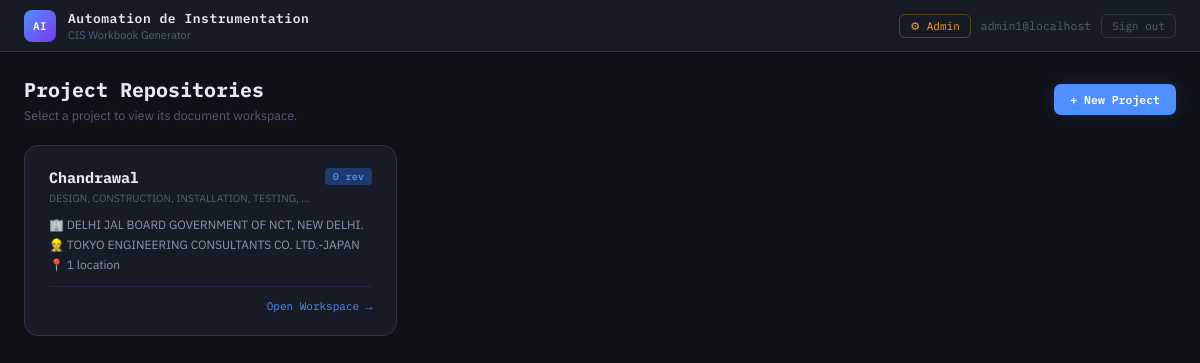
The page / (signed in) on the database its author committed.
### models.py (models this page shows, shortened)
class User(UserMixin, db.Model):
    __tablename__ = "users"
    id            = db.Column(db.Integer,     primary_key=True)
    username      = db.Column(db.String(64),  unique=True, nullable=False, index=True)
    email         = db.Column(db.String(120), unique=True, nullable=False, index=True)
    password_hash = db.Column(db.String(256), nullable=False)
    role          = db.Column(db.String(16),  nullable=False, default="user")
    is_active     = db.Column(db.Boolean,     nullable=False, default=True)
    created_at    = db.Column(db.DateTime,    default=lambda: datetime.now(timezone.utc))
    last_login    = db.Column(db.DateTime,    nullable=True)
    revisions = db.relationship("DocumentRevision", backref="author", lazy=True)
    @property
    def is_admin(self) -> bool:
        return self.role == "admin"

class Project(db.Model):
    __tablename__ = "projects"
    id         = db.Column(db.Integer,     primary_key=True)
    name       = db.Column(db.String(150), unique=True, nullable=False)
    nickname   = db.Column(db.String(40),  nullable=True)   # short display name
    client     = db.Column(db.String(150), nullable=False)
    consultant = db.Column(db.String(150), nullable=True)
    location   = db.Column(db.String(150), nullable=True)   # legacy field — kept for old rows
    created_at = db.Column(db.DateTime,    default=lambda: datetime.now(timezone.utc))
    locations = db.relationship(
        "ProjectLocation",
        backref="project",
        lazy=True,
        cascade="all, delete-orphan",
        order_by="ProjectLocation.name",
    )
    revisions = db.relationship(
        "DocumentRevision",
        backref="project",
        lazy=True,
        cascade="all, delete-orphan",
    )
    @property
    def display_name(self) -> str:
        return self.nickname.strip() if self.nickname and self.nickname.strip() else self.name

### app.py (the view)
@cis_bp.route("/")
@login_required
def index():
    projects = Project.query.order_by(Project.created_at.desc()).all()
    return render_template("project_list.html", projects=projects)

### app.py (called while the page is built)
def create_app():
    app = Flask(__name__)
    app.config.from_object(get_config())
    db.init_app(app)
    login_manager.init_app(app)
    csrf.init_app(app)
    limiter.init_app(app)
    @login_manager.user_loader
    def load_user(user_id):
        return db.session.get(User, int(user_id))
    app.register_blueprint(auth_bp)
    app.register_blueprint(admin_bp)
    app.register_blueprint(cis_bp)
    with app.app_context():
        db.create_all()
    @app.errorhandler(403)
    def forbidden(e):
        return render_template("errors/403.html"), 403
    @app.errorhandler(404)
    def not_found(e):
        return render_template("errors/404.html"), 404
    @app.errorhandler(500)
    def server_error(e):
        return render_template("errors/500.html"), 500
    return app

### templates/project_list.html (shortened to what this page needs)
<!DOCTYPE html>
<html lang="en">
<head>
  <link rel="stylesheet" href="{{ url_for('static', filename='style.css') }}" />
</head>
<body>
<div class="topbar">
  <div class="brand-mark">AI</div>
  <div>
    <div class="brand-title">Automation de Instrumentation</div>
    <div class="brand-sub">CIS Workbook Generator</div>
  </div>
  <div style="margin-left:auto;display:flex;align-items:center;gap:10px">
    {% if current_user.is_admin %}
      <a href="{{ url_for('admin.dashboard') }}"
         style="font-family:var(--mono);font-size:11px;color:var(--amber);
                text-decoration:none;border:1px solid rgba(245,166,35,.3);
                padding:4px 10px;border-radius:6px">⚙ Admin</a>
    {% endif %}
    <span style="font-family:var(--mono);font-size:11.5px;color:var(--text-3)">
      {{ current_user.username }}
    </span>
    <form method="POST" action="{{ url_for('auth.logout') }}" style="margin:0">
      <button type="submit"
              style="font-family:var(--mono);font-size:11px;padding:4px 10px;
                     background:transparent;border:1px solid var(--border);
                     border-radius:6px;color:var(--text-3);cursor:pointer;transition:all .15s"
              onmouseover="this.style.borderColor='var(--red)';this.style.color='var(--red)'"
              onmouseout="this.style.borderColor='var(--border)';this.style.color='var(--text-3)'">
        Sign out
      </button>
    </form>
  </div>
</div>
<div class="page-wrap">
  <div style="display:flex;align-items:center;justify-content:space-between;margin-bottom:22px">
    <div>
      <div style="font-family:var(--mono);font-size:20px;font-weight:700;color:var(--text)">
        Project Repositories
      </div>
      <div style="font-size:12.5px;color:var(--text-3);margin-top:4px">
        Select a project to view its document workspace.
      </div>
    </div>
    {% if current_user.is_admin %}
      <a href="{{ url_for('admin.dashboard') }}" class="btn-primary"
         style="text-decoration:none;padding:8px 16px;font-size:11.5px">
        + New Project
      </a>
    {% endif %}
  </div>
  {% if projects %}
  <div style="display:grid;grid-template-columns:repeat(auto-fill,minmax(300px,1fr));gap:16px">
    {% for p in projects %}
    <div class="d-card"
         style="cursor:pointer;transition:border-color .2s"
         onclick="window.location='{{ url_for('cis.project_dashboard', project_id=p.id) }}'"
         onmouseover="this.style.borderColor='var(--accent)'"
         onmouseout="this.style.borderColor='var(--border)'">
      <div style="display:flex;align-items:flex-start;justify-content:space-between;gap:10px;margin-bottom:12px">
        <div style="min-width:0">
          <div style="font-family:var(--mono);font-size:15px;font-weight:700;
                      color:var(--text);line-height:1.3;word-break:break-word">
            {{ p.display_name }}
          </div>
          {% if p.nickname %}
          <div style="font-size:10.5px;color:var(--text-3);margin-top:3px;
                      white-space:nowrap;overflow:hidden;text-overflow:ellipsis"
               title="{{ p.name }}">
            {{ p.name }}
          </div>
          {% endif %}
        </div>
        <span class="tag tag-blue" style="flex-shrink:0">{{ p.revisions|length }} rev</span>
      </div>
      <div style="font-size:12px;color:var(--text-2);display:flex;flex-direction:column;gap:5px">
        <span>🏢 {{ p.client }}</span>
        {% if p.consultant %}<span>👷 {{ p.consultant }}</span>{% endif %}
        <span>📍
          {% if p.locations %}
            {{ p.locations|length }} location{{ 's' if p.locations|length != 1 }}
          {% else %}
            <span style="color:var(--red)">No locations — contact Admin</span>
          {% endif %}
        </span>
      </div>
      <div style="margin-top:14px;padding-top:12px;border-top:1px solid var(--border-soft);
                  display:flex;justify-content:flex-end">
        <span style="font-family:var(--mono);font-size:11px;color:var(--accent)">
          Open Workspace →
        </span>
      </div>
    </div>
    {% endfor %}
  </div>
  {% endif %}
</div>
</body>
</html>

### static/style.css (style rules this page uses)
:root { --bg: #0f1117; --surface: #171b26; --surface-2: #1e2333; --surface-3: #252a3a; --border: #2c3349; --border-soft: #232840; --accent: #4f8fff; --accent-dim: #1e3a6e; --accent-glow: rgba(79, 143, 255, .18); --green: #3ecf8e; --amber: #f5a623; --red: #ff5f5f; --text: #e4e9f4; --text-2: #8b95b0; --text-3: #565e78; --mono: 'IBM Plex Mono', monospace; --sans: 'IBM Plex Sans', system-ui, sans-serif; --g0: #4f8fff; --g1: #3ecf8e; --g2: #f5a623; --g3: #c97eff; --g4: #ff7eb3; --g5: #5ce1e6; --g6: #ffcd56; --g7: #ff8c42; }
*, *::before, *::after { box-sizing: border-box; margin: 0; padding: 0; }
html { font-size: 13px; scroll-behavior: smooth; }
body { font-family: var(--sans); background: var(--bg); color: var(--text); min-height: 100vh; -webkit-font-smoothing: antialiased; }
.topbar { position: sticky; top: 0; z-index: 100; background: var(--surface); border-bottom: 1px solid var(--border); padding: 0 24px; height: 52px; display: flex; align-items: center; gap: 12px; backdrop-filter: blur(8px); }
.brand-mark { width: 32px; height: 32px; background: linear-gradient(135deg, var(--accent), #7c3aed); border-radius: 8px; display: grid; place-items: center; font-family: var(--mono); font-weight: 600; font-size: 11px; color: #fff; letter-spacing: .5px; }
.brand-title { font-family: var(--mono); font-weight: 600; font-size: 13px; letter-spacing: .04em; color: var(--text); }
.brand-sub { font-size: 11px; color: var(--text-3); margin-top: 1px; }
.btn-primary { font-family: var(--mono); font-size: 11.5px; font-weight: 600; padding: 8px 18px; background: var(--accent); border: none; border-radius: 7px; color: #fff; cursor: pointer; transition: all .15s; box-shadow: 0 0 16px var(--accent-glow); }
.page-wrap { max-width: 1200px; margin: 0 auto; padding: 24px 24px 60px; }
.d-card { background: var(--surface); border: 1px solid var(--border); border-radius: 14px; padding: 22px 24px; margin-bottom: 20px; }
.tag { display: inline-block; font-family: var(--mono); font-size: 10px; font-weight: 600; padding: 2px 8px; border-radius: 4px; letter-spacing: .03em; }
.tag-blue { background: var(--accent-dim); color: var(--accent); }

### rows shown on the page
User: username "admin1@localhost"
Project: display_name "Chandrawal", name "DESIGN, CONSTRUCTION, INSTALLATION, TESTING,…", revisions|length "0", client "DELHI JAL BOARD GOVERNMENT OF NCT, NEW DELHI.", consultant "TOKYO ENGINEERING CONSULTANTS CO. LTD.-JAPAN", locations|length "1"
